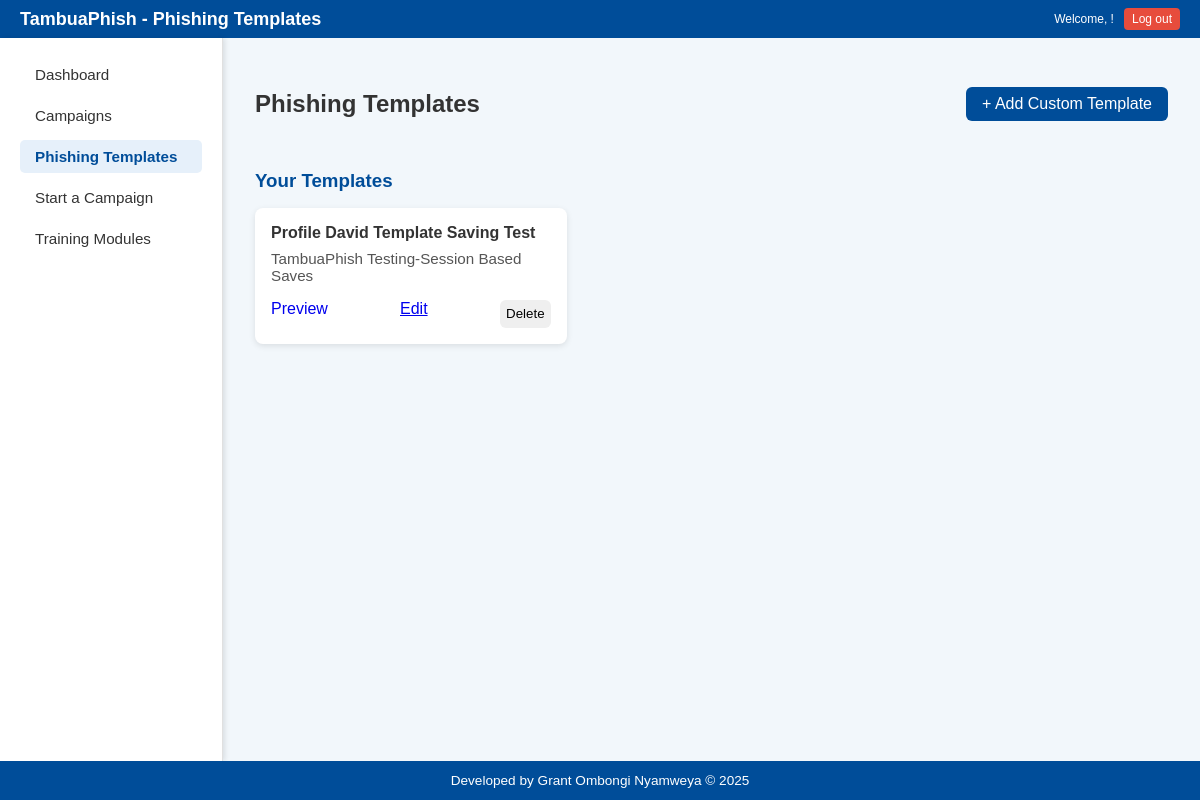
Page /phishing-templates (signed in) on the committed database.
### models.py (models this page shows)
class CustomEmailTemplate(db.Model):
    id = db.Column(db.Integer, primary_key=True)
    user_id = db.Column(db.Integer, db.ForeignKey('user.id'), nullable=False)
    template_name = db.Column(db.String(100), nullable=False)
    sender_name = db.Column(db.String(100), nullable=False)
    subject = db.Column(db.String(200), nullable=False)
    email_body = db.Column(db.Text, nullable=False)

### routes.py (the view)
@routes_bp.route('/phishing-templates')
def phishing_templates():
    if 'username' not in session:
        return redirect(url_for('routes.login'))
    current_user = User.query.filter_by(username=session['username']).first()
    if not current_user:
        flash('User not found.', 'danger')
        return redirect(url_for('routes.login'))
    templates = CustomEmailTemplate.query.filter_by(user_id=current_user.id).all()
    return render_template('templates.html', templates=templates)

### templates/templates.html (shortened to what this page needs)
<!DOCTYPE html>
<html lang="en">
<head>
  <link rel="stylesheet" href="{{ url_for('static', filename='templates.css') }}" />
</head>
<body>
  <header class="main-header">
    <div class="header-left">
      <h1>TambuaPhish - Phishing Templates</h1>
    </div>
    <div class="header-right">
      <p>Welcome, {{ username }}!</p>
      <a href="{{ url_for('routes.logout') }}" class="logout-button">Log out</a>
    </div>
  </header>
  <div class="dashboard-wrapper">
    <aside class="sidebar">
      <nav>
        <ul>
          <li><a href="{{url_for('routes.dashboard')}}">Dashboard</a></li>
          <li><a href="{{url_for('routes.campaigns')}}">Campaigns</a></li>
          <li><a href="{{url_for('routes.phishing_templates')}}" class="active">Phishing Templates</a></li>
          <li><a href="{{url_for('routes.start_a_campaign')}}">Start a Campaign</a></li>
          <li><a href="{{url_for('routes.training_modules')}}">Training Modules</a></li>
        </ul>
      </nav>
    </aside>
    <div class="main-content">
      <div class="template-header">
        <h2>Phishing Templates</h2>
        <a href="{{ url_for('routes.create_custom_template') }}" id="add-template-btn" style="text-decoration: none;">+ Add Custom Template</a>
      </div>
        <div class="category">
          <h3>Your Templates</h3>
          <div class="template-list">
            {% for template in templates %}
            <div class="template-card custom">
              <h4>{{ template.template_name }}</h4>
              <p>{{ template.subject }}</p>
              <div class="template-actions">
                <form action="{{ url_for('routes.preview_template', template_id=template.id) }}" method="GET" style="display: inline;">
                  <a href="{{ url_for('routes.preview_template', template_id=template.id) }}" class="btn btn-primary" style="text-decoration: none;">Preview</a>
                </form>
                <a href="{{ url_for('routes.edit_template', template_id=template.id) }}" class="btn btn-sm btn-warning">Edit</a>
                <form action="{{ url_for('routes.delete_template', template_id=template.id) }}" method="POST" style="display: inline;">
                    <button type="submit" class="btn btn-sm btn-danger"
                        onclick="return confirm('Are you sure you want to delete this template?')">
                        Delete
                    </button>
                </form>
              </div>
            </div>
            {% else %}
            <p>No custom templates created yet.</p>
            {% endfor %}
          </div>
        </div>
      </div>
    </div>
  <footer>
    <p>Developed by Grant Ombongi Nyamweya &copy; 2025</p>
  </footer>
</body>
</html>

### static/templates.css (style rules this page uses)
body { margin: 0; font-family: Arial, sans-serif; background-color: #f2f7fb; color: #333; display: flex; flex-direction: column; min-height: 100vh; }
.dashboard-wrapper { display: flex; flex-grow: 1; }
.sidebar { width: 182px; background-color: #ffffff; padding: 20px; box-shadow: 2px 0 5px rgba(0, 0, 0, 0.1); border-right: 1px solid #e0e0e0; flex-shrink: 0; }
.sidebar nav ul { list-style: none; padding: 0; margin: 0; }
.sidebar nav ul li { margin-bottom: 8px; }
.sidebar nav ul li a { text-decoration: none; color: #333; display: block; padding: 8px 15px; border-radius: 5px; transition: background-color 0.3s ease, color 0.3s ease; font-size: 0.95rem; }
.sidebar nav ul li a:hover, .sidebar nav ul li a.active { background-color: #e6f0fa; color: #004d99; font-weight: bold; }
.main-content { flex-grow: 1; padding: 2rem; overflow-y: auto; }
.template-header { display: flex; justify-content: space-between; align-items: center; margin-bottom: 2rem; }
#add-template-btn { background-color: #004d99; color: white; padding: 0.5rem 1rem; border: none; border-radius: 6px; cursor: pointer; transition: background-color 0.3s; }
.category h3 { margin-bottom: 1rem; color: #004d99; }
.template-list { display: flex; flex-wrap: wrap; gap: 1rem; }
.template-card { background-color: white; border-radius: 8px; padding: 1rem; box-shadow: 0 2px 6px rgba(0, 0, 0, 0.1); width: 280px; display: flex; flex-direction: column; justify-content: space-between; }
.template-card h4 { margin: 0 0 0.5rem; color: #333; }
.template-card p { margin: 0 0 1rem; color: #555; font-size: 0.95rem; }
.template-actions { margin-top: auto; display: flex; justify-content: space-between; gap: 0.5rem; }
.template-actions button { flex: 1; padding: 0.4rem; border: none; border-radius: 6px; cursor: pointer; transition: background-color 0.3s, color 0.3s; outline: none; }
footer { text-align: center; padding: 0.75rem 1rem; background-color: #004d99; color: white; margin-top: auto; }
footer p { font-size: 0.85rem; margin: 0; padding: 0; }
.main-header { display: flex; justify-content: space-between; align-items: center; background: #004d99; color: white; padding: 8px 20px; }
.header-left h1 { margin: 0; font-size: 18px; }
.header-right { display: flex; align-items: center; gap: 10px; font-size: 12px; }
.header-right p { margin: 0; }
.logout-button { background-color: #e74c3c; color: white; text-decoration: none; padding: 4px 8px; font-size: 12px; border-radius: 4px; transition: background-color 0.2s; }

### templates/templates.html (style rules this page uses)
.main-header { display: flex; justify-content: space-between; align-items: center; background: #004d99; color: white; padding: 8px 20px; }
.header-left h1 { margin: 0; font-size: 18px; }
.header-right { display: flex; align-items: center; gap: 10px; font-size: 12px; }
.header-right p { margin: 0; }
.logout-button { background-color: #e74c3c; color: white; text-decoration: none; padding: 4px 8px; font-size: 12px; border-radius: 4px; transition: background-color 0.2s; }

### rows in the picture
CustomEmailTemplate: template_name "Profile David Template Saving Test", subject "TambuaPhish Testing-Session Based Saves"
